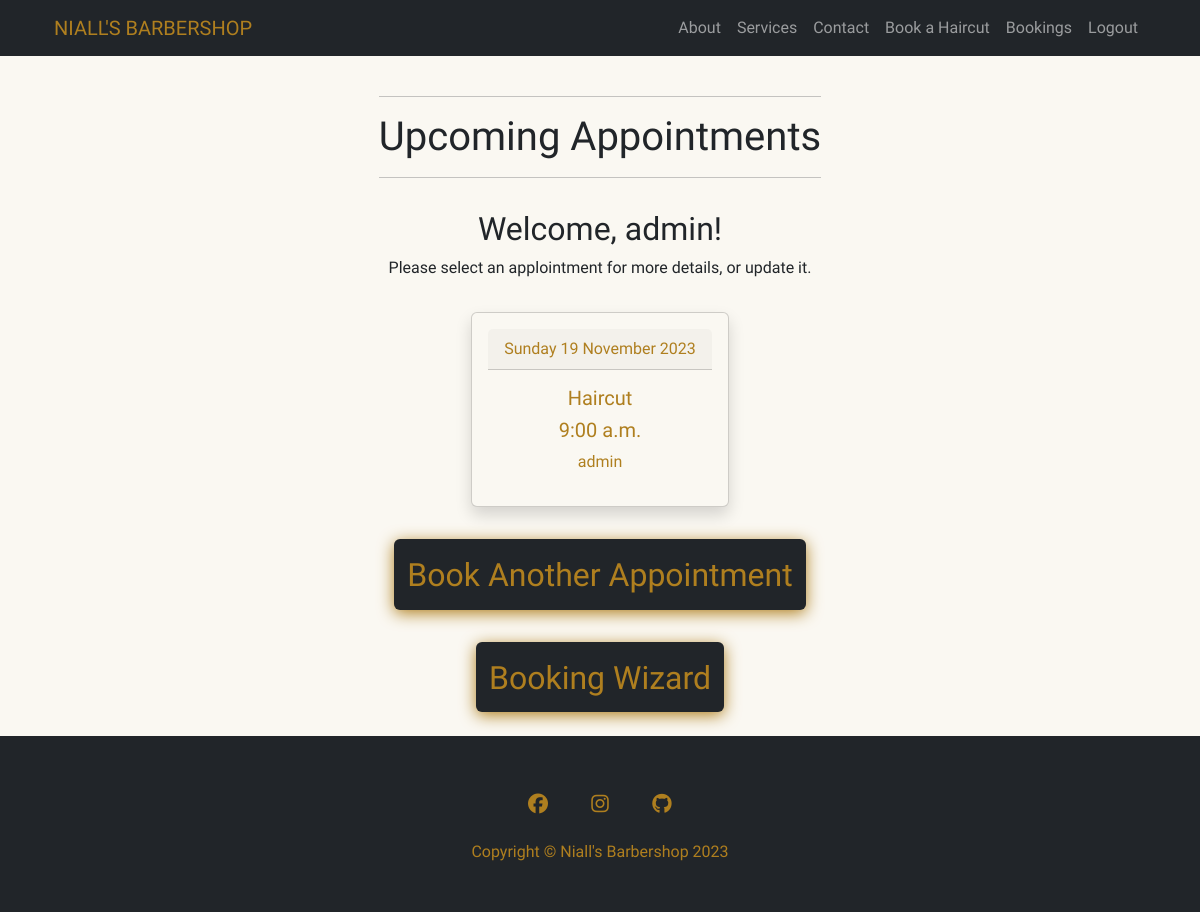
The app's page /booking/ (signed in), older data.
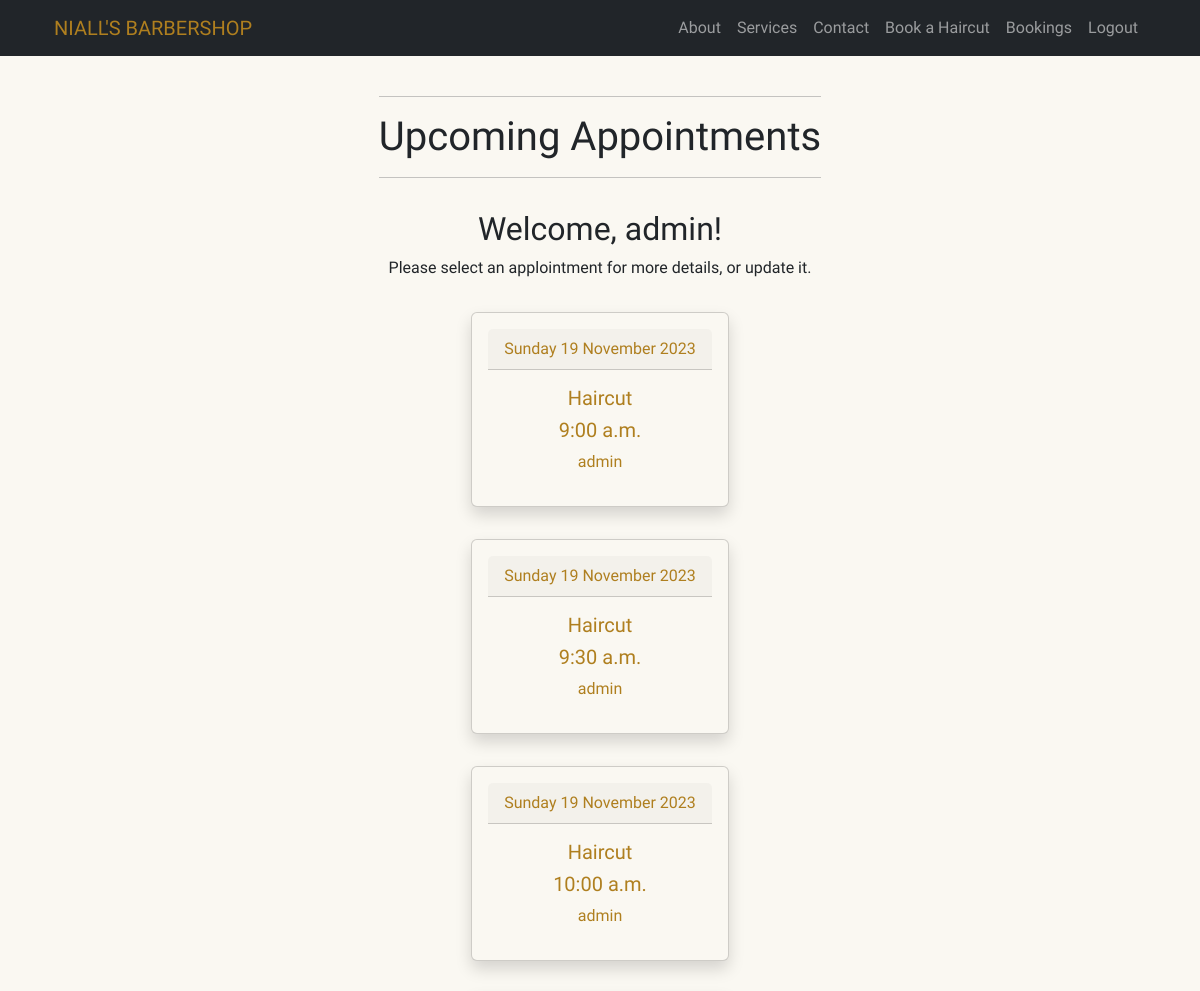
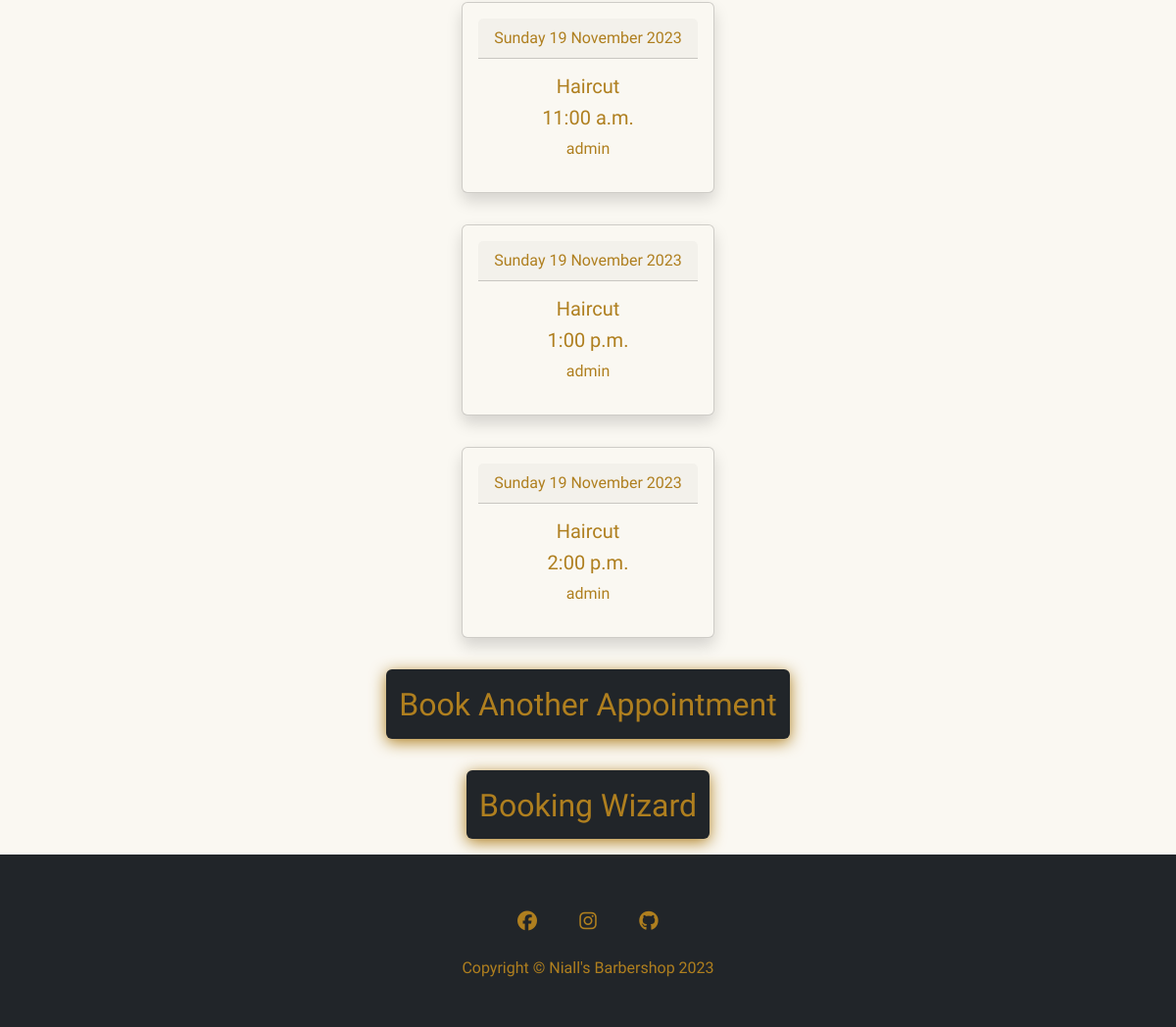
The same page, newer data (2 pictures, top to bottom).
### booking_system/models.py (models this page shows, shortened)
class Booking(models.Model):
    username = models.ForeignKey(User, on_delete=models.CASCADE,
                                 related_name='username_booking')
    date_of_booking = models.DateField()
    service_name = models.ForeignKey(Services, on_delete=models.CASCADE,
                                     related_name='service_name_booking')
    start_time = models.TimeField(choices=BOOKING_TIME)
    end_time = models.TimeField(editable=False, blank=True, null=True)
    confirmed = models.BooleanField(default=False)
    class Meta:
        ordering = ['date_of_booking', 'start_time']

class Services(models.Model):
    service_name = models.CharField(max_length=250)
    session_length = models.DurationField()
    cost = models.DecimalField(max_digits=8, decimal_places=2)
    def __str__(self):
        return self.service_name

### booking_system/views.py (the view)
# urls.py: path('booking/', views.BookingsListView.as_view(),
class BookingsListView(LoginRequiredMixin, ListView):
    model = Booking
    template_name = 'booking_system/booking_home.html'
    paginate_by = 25
    def get_queryset(self):
        if self.request.user.is_superuser:
            queryset = Booking.objects.filter(
                date_of_booking__gte=date.today()).order_by(
                    'date_of_booking', 'start_time')
            return queryset
        else:
            return Booking.objects.filter(
                username=self.request.user).filter(
                    date_of_booking__gte=date.today())

### booking_system/templates/booking_system/booking_home.html (shortened to what this page needs)
{% extends "base.html" %}
{% block content %}
{% load account %}
<div class="container mt-5 text-center push-down">
    <div class="container heading">
        <hr>
        <h1>Upcoming Appointments</h1>
        <hr>
    </div>
        <h2 class="pt-3">Welcome, {% user_display user %}!</h2>
    <p>Please select an applointment for more details, or update it.</p>
        {% if object_list %}
            {% for booking in object_list %}
            <div class=''>
                <div class="d-flex justify-content-center ">
                <a href="{% url 'booking-detail' booking.id %}" class="link-underline link-underline-opacity-0">
                    <div class="card shadow p-3 m-3 text-center custom-button-light-gold">
                        <div class="card-header">
                            <p class="p-0 m-0">{{ booking.date_of_booking|date:"l j F Y" }}</p>
                        </div>
                        <h5 class="mt-3">{{ booking.service_name }}</h5>
                        <h5>{{ booking.start_time|date:"g:i a" }} </h5>
                        {% if user.is_superuser %}
                        <p>{{ booking.username }}</p>
                        {% endif %}
                    </div>
                </a>
            </div>
            </div>
            {% endfor %}
            <a href="{% url 'booking-create' %}" class="link-underline link-underline-opacity-0">
                <div class="d-flex justify-content-center p-3">
                    <button class="btn custom-button-dark-gold pt-3 " type="button"><h2>Book Another Appointment</h2></button>
                </div>
            </a>
        {% endif %}
        <a href="{% url 'booking-wizard' %}" class="link-underline link-underline-opacity-0">
            <div class="d-flex justify-content-center p-3">
                <button class="btn custom-button-dark-gold pt-3 " type="button"><h2>Booking Wizard</h2></button>
            </div>
        </a>
</div>
{% endblock %}

### templates/base.html (shortened to what this page needs)
{% load static %}
<!DOCTYPE html>
<html lang="en">
<head>
    {% block css %}
    <link href="https://cdn.jsdelivr.net/npm/bootstrap@5.3.2/dist/css/bootstrap.min.css" rel="stylesheet">
    <link rel="stylesheet" href="{% static 'css/style.css' %}">
    {% endblock %}
</head>
<body>
    <div class="fill-viewport-height">
        <nav class="navbar navbar-expand-lg navbar-dark bg-dark fixed-top" id="mainNav">
            <div class="container px-4">
                <a class="navbar-brand gold-text hover-white" href="{% url "home" %}">NIALL'S BARBERSHOP</a>
                <div class="collapse navbar-collapse" id="navbarResponsive">
                    <ul class="navbar-nav ms-auto">
                        <li class="nav-item"><a class="nav-link" href="{% url 'home' %}#about">About</a></li>
                        <li class="nav-item"><a class="nav-link" href="{% url 'home' %}#haircuts">Services</a></li>
                        <li class="nav-item"><a class="nav-link" href="{% url 'home' %}#contact">Contact</a></li>
                        {% if user.is_authenticated %}
                        <li class="nav-item"><a class="nav-link" href="{% url "booking-create" %}">Book a Haircut</a></li>
                        <li class="nav-item"><a class="nav-link" href="{% url "booking-home" %}">Bookings</a></li>
                        <li class="nav-item"><a class="nav-link" href="{% url 'account_logout' %}">Logout</a></li>
                        {% else %}
                        <li class="nav-item"><a class="nav-link" href="{% url 'account_signup' %}">Register</a></li>
                        <li class="nav-item"><a class="nav-link" href="{% url 'account_login' %}">Login</a></li>
                        {% endif %}
                    </ul>
                </div>
            </div>
        </nav>
            {% block content %}
            {% endblock %}
    </div>
    <footer class="py-5 bg-dark mt-5 ">
        <div class="container px-4">
            <div class="row">
                <div class="col-lg-8 col-md-10 mx-auto">
                    <ul class="list-inline text-center">
                        <li class="list-inline-item">
                            <a href="#">
                                <span class="fa-stack fa-lg">
                                    <i class="fa-brands fa-facebook fa-stack-1x gold-text hover-white"></i>
                                </span>
                            </a>
                        </li>
                        <li class="list-inline-item">
                            <a href="#">
                                <span class="fa-stack fa-lg">
                                    <i class="fa-brands fa-instagram fa-stack-1x gold-text hover-white"></i>
                                </span>
                            </a>
                        </li>
                        <li class="list-inline-item">
                            <a href="#">
                                <span class="fa-stack fa-lg">
                                    <i class="fab fa-github fa-stack-1x gold-text hover-white"></i>
                                </span>
                            </a>
                        </li>
                    </ul>
                    <p class="m-0 text-center gold-text">Copyright &copy; Niall's Barbershop 2023</p>
                </div>
            </div>
        </div>
    </footer>
</body>
</html>

### static/css/style.css (style rules this page uses)
:root { --clr-gold: #af7f1f; --clr-light: #faf8f2; --clr-dark: #212529; }
body { font-family: 'Tenor Sans', sans-serif; background-color: var(--clr-light); }
h1, h2, h3, h4, h5 { font-family: 'Sancreek', serif; }
.gold-text { transition: .5s ease-in-out; color: var(--clr-gold) }
.fill-viewport-height { min-height: 80vh; }
.custom-button-dark-gold { transition: .5s ease-in-out; background-color: var(--clr-dark); color: var(--clr-gold); box-shadow: 0 0.2rem 1rem var(--clr-gold); }
.custom-button-light-gold { transition: .5s ease-in-out; background-color: var(--clr-light); color: var(--clr-gold); box-shadow: 0 0.2rem 1rem var(--clr-gold); }
.push-down { position: relative; top: 3rem; }
.heading { width: fit-content; }

Row changes from the older to the newer data that the page shows:
added Booking: date_of_booking "Sunday 19 November 2023", service_name "Haircut", start_time "9:30 a.m.", username "admin"
added Booking: date_of_booking "Sunday 19 November 2023", service_name "Haircut", start_time "10:00 a.m.", username "admin"
added Booking: date_of_booking "Sunday 19 November 2023", service_name "Haircut", start_time "11:00 a.m.", username "admin"
added Booking: date_of_booking "Sunday 19 November 2023", service_name "Haircut", start_time "1:00 p.m.", username "admin"
added Booking: date_of_booking "Sunday 19 November 2023", service_name "Haircut", start_time "2:00 p.m.", username "admin"
